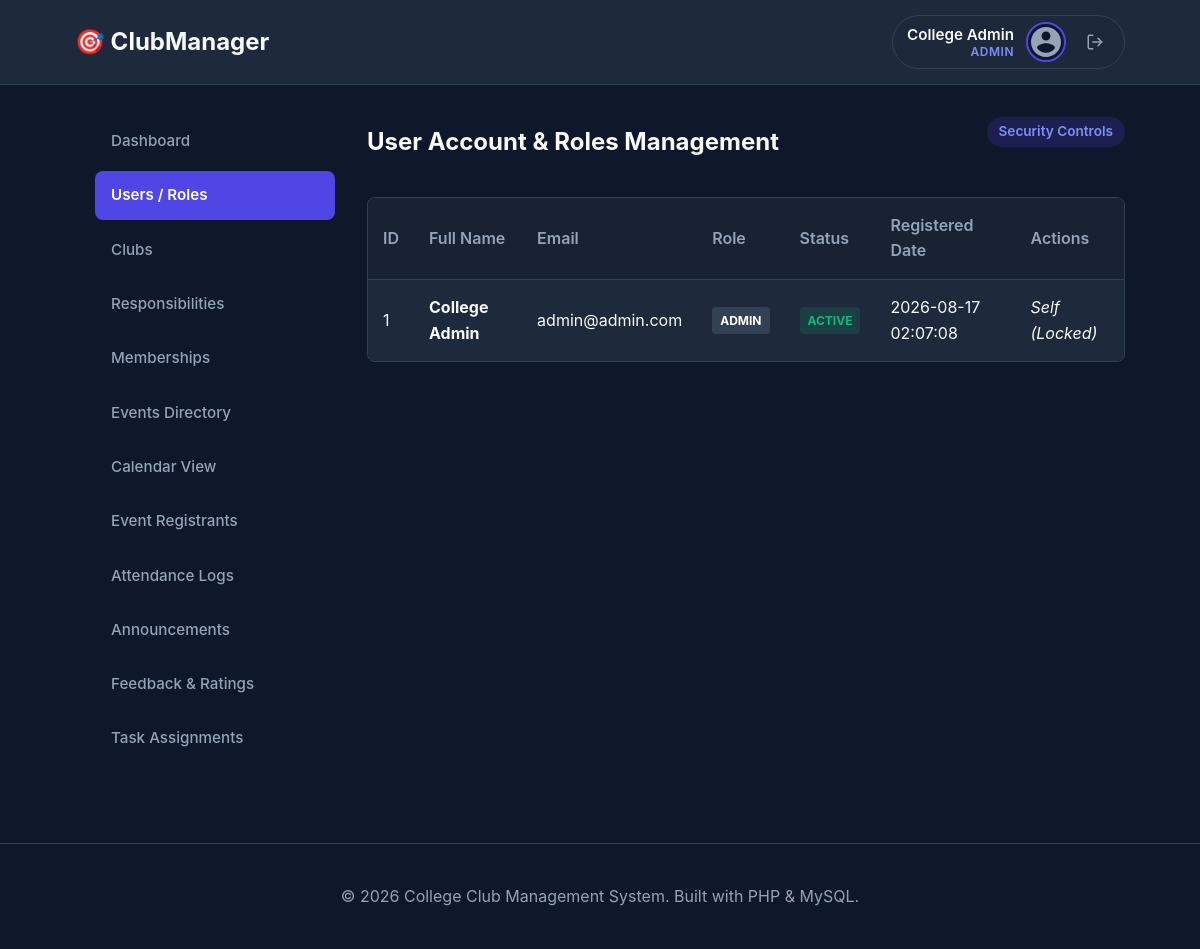
The page /admin/users.php (signed in) on the database its author committed.
### tables this page shows
CREATE TABLE `users` (
  `id` INT AUTO_INCREMENT PRIMARY KEY,
  `full_name` VARCHAR(100) NOT NULL,
  `email` VARCHAR(100) NOT NULL UNIQUE,
  `password` VARCHAR(255) NOT NULL,
  `role` ENUM('student', 'club_head', 'admin') NOT NULL DEFAULT 'student',
  `status` ENUM('active', 'inactive') NOT NULL DEFAULT 'active',
  `created_at` TIMESTAMP DEFAULT CURRENT_TIMESTAMP,
  `updated_at` TIMESTAMP DEFAULT CURRENT_TIMESTAMP ON UPDATE CURRENT_TIMESTAMP
);

### includes/functions.php (called while the page is built, shortened)
<?php
function escape($value) {
    return htmlspecialchars($value ?? '', ENT_QUOTES, 'UTF-8');
}
?>

### admin/users.php (the view, shortened to what this page needs)
<?php
require_once '../config/database.php';
require_once '../includes/functions.php';
try {
    $users = $pdo->query("SELECT * FROM users ORDER BY created_at DESC")->fetchAll();
} catch (PDOException $e) {
    die("Query Error: " . htmlspecialchars($e->getMessage()));
}
?>
<?php require_once '../includes/header.php'; ?>
<?php require_once '../includes/navbar.php'; ?>
<div class="container dashboard-container">
    <?php require_once '../includes/sidebar.php'; ?>
    <main class="main-content">
        <div class="flex-header">
            <h2>User Account & Roles Management</h2>
            <span class="badge">Security Controls</span>
        </div>
        <div class="table-responsive">
            <table>
                <thead>
                    <tr>
                        <th>ID</th>
                        <th>Full Name</th>
                        <th>Email</th>
                        <th>Role</th>
                        <th>Status</th>
                        <th>Registered Date</th>
                        <th>Actions</th>
                    </tr>
                </thead>
                <tbody>
                    <?php foreach ($users as $u): ?>
                        <tr>
                            <td><?php echo escape($u['id']); ?></td>
                            <td><strong><?php echo escape($u['full_name']); ?></strong></td>
                            <td><?php echo escape($u['email']); ?></td>
                            <td>
                                <span class="status-badge" style="background-color: #334155; color: white;">
                                    <?php echo strtoupper(escape($u['role'])); ?>
                                </span>
                            </td>
                            <td>
                                <span class="status-badge <?php echo $u['status'] === 'active' ? 'status-active' : 'status-inactive'; ?>">
                                    <?php echo strtoupper(escape($u['status'])); ?>
                                </span>
                            </td>
                            <td><?php echo escape($u['created_at']); ?></td>
                            <td>
                                <?php if (intval($u['id']) !== intval($_SESSION['user_id'])): ?>
                                    <div style="display: flex; gap: 10px;">
                                        <form action="users.php" method="POST" style="display: inline-flex; align-items: center; gap: 5px;">
                                            <?php csrfInput(); ?>
                                            <input type="hidden" name="action" value="change_role">
                                            <input type="hidden" name="user_id" value="<?php echo $u['id']; ?>">
                                            <select name="role" class="form-control" style="width: auto; padding: 4px 8px; font-size: 0.85rem;" onchange="this.form.submit()">
                                                <option value="student" <?php echo $u['role'] === 'student' ? 'selected' : ''; ?>>student</option>
                                                <option value="club_head" <?php echo $u['role'] === 'club_head' ? 'selected' : ''; ?>>club_head</option>
                                                <option value="admin" <?php echo $u['role'] === 'admin' ? 'selected' : ''; ?>>admin</option>
                                            </select>
                                        </form>
                                        <form action="users.php" method="POST" style="display: inline;">
                                            <?php csrfInput(); ?>
                                            <input type="hidden" name="action" value="toggle_status">
                                            <input type="hidden" name="user_id" value="<?php echo $u['id']; ?>">
                                            <input type="hidden" name="status" value="<?php echo $u['status'] === 'active' ? 'inactive' : 'active'; ?>">
                                            <button type="submit" class="btn btn-outline btn-sm">
                                                Toggle Status
                                            </button>
                                        </form>
                                    </div>
                                <?php else: ?>
                                    <span class="text-muted" style="font-style: italic;">Self (Locked)</span>
                                <?php endif; ?>
                            </td>
                        </tr>
                    <?php endforeach; ?>
                </tbody>
            </table>
        </div>
    </main>
</div>
<?php require_once '../includes/footer.php'; ?>

### assets/css/style.css (style rules this page uses)
:root { --primary-color: #4f46e5; --primary-hover: #4338ca; --bg-dark: #0f172a; --bg-card: #1e293b; --text-main: #f8fafc; --text-muted: #94a3b8; --border-color: #334155; --success: #10b981; --danger: #ef4444; --warning: #f59e0b; --info: #06b6d4; --radius: 8px; --transition: all 0.3s ease; }
* { margin: 0; padding: 0; box-sizing: border-box; }
body { font-family: -apple-system, BlinkMacSystemFont, "Segoe UI", Roboto, Oxygen, Ubuntu, Cantarell, "Open Sans", sans-serif; background-color: var(--bg-dark); color: var(--text-main); line-height: 1.6; }
.container { width: 90%; max-width: 1200px; margin: 0 auto; padding: 0 15px; }
.badge { display: inline-block; background-color: rgba(79, 70, 229, 0.2); color: #818cf8; padding: 4px 12px; border-radius: 50px; font-size: 0.85rem; font-weight: 600; margin-bottom: 20px; }
.dashboard-container { display: flex; gap: 32px; margin-top: 32px; min-height: 70vh; }
.main-content { flex-grow: 1; min-width: 0; }
.table-responsive { overflow-x: auto; max-width: 100%; margin-top: 20px; border: 1px solid var(--border-color); border-radius: var(--radius); -webkit-overflow-scrolling: touch; }
table { width: 100%; border-collapse: collapse; background-color: var(--bg-card); text-align: left; }
th, td { padding: 15px; border-bottom: 1px solid var(--border-color); }
th { font-weight: 600; color: var(--text-muted); background-color: rgba(15, 23, 42, 0.4); }
tr:last-child td { border-bottom: none; }
.status-badge { display: inline-block; padding: 4px 8px; border-radius: 4px; font-size: 0.75rem; font-weight: 700; text-transform: uppercase; }
.status-active { background-color: rgba(16, 185, 129, 0.15); color: var(--success); }
.flex-header { display: flex; justify-content: space-between; align-items: center; margin-bottom: 30px; }

### rows shown on the page
users: id "1", full_name "College Admin", email "admin@admin.com", role "ADMIN", status "ACTIVE", created_at "2026-08-17 02:07:08", shows "Self (Locked)"

### other values the page prints
$fullName "College Admin"
$roleLabel "ADMIN"
$item['label'] "Dashboard"
$item['label'] "Users / Roles"
$item['label'] "Clubs"
$item['label'] "Responsibilities"
$item['label'] "Memberships"
$item['label'] "Events Directory"
$item['label'] "Calendar View"
$item['label'] "Event Registrants"
$item['label'] "Attendance Logs"
$item['label'] "Announcements"
$item['label'] "Feedback & Ratings"
$item['label'] "Task Assignments"
